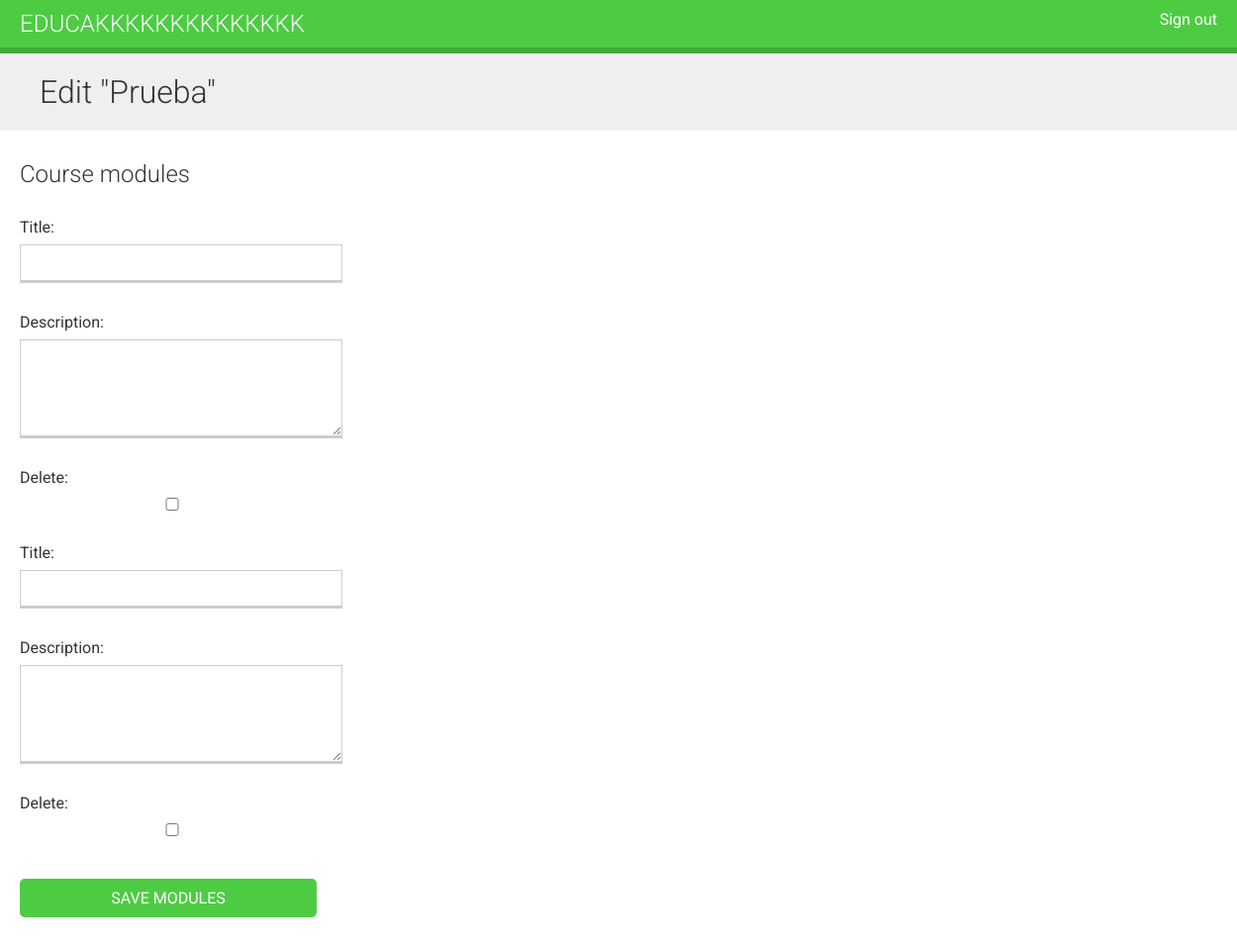
Before: /course/8/module/ (signed in) with the older database file.
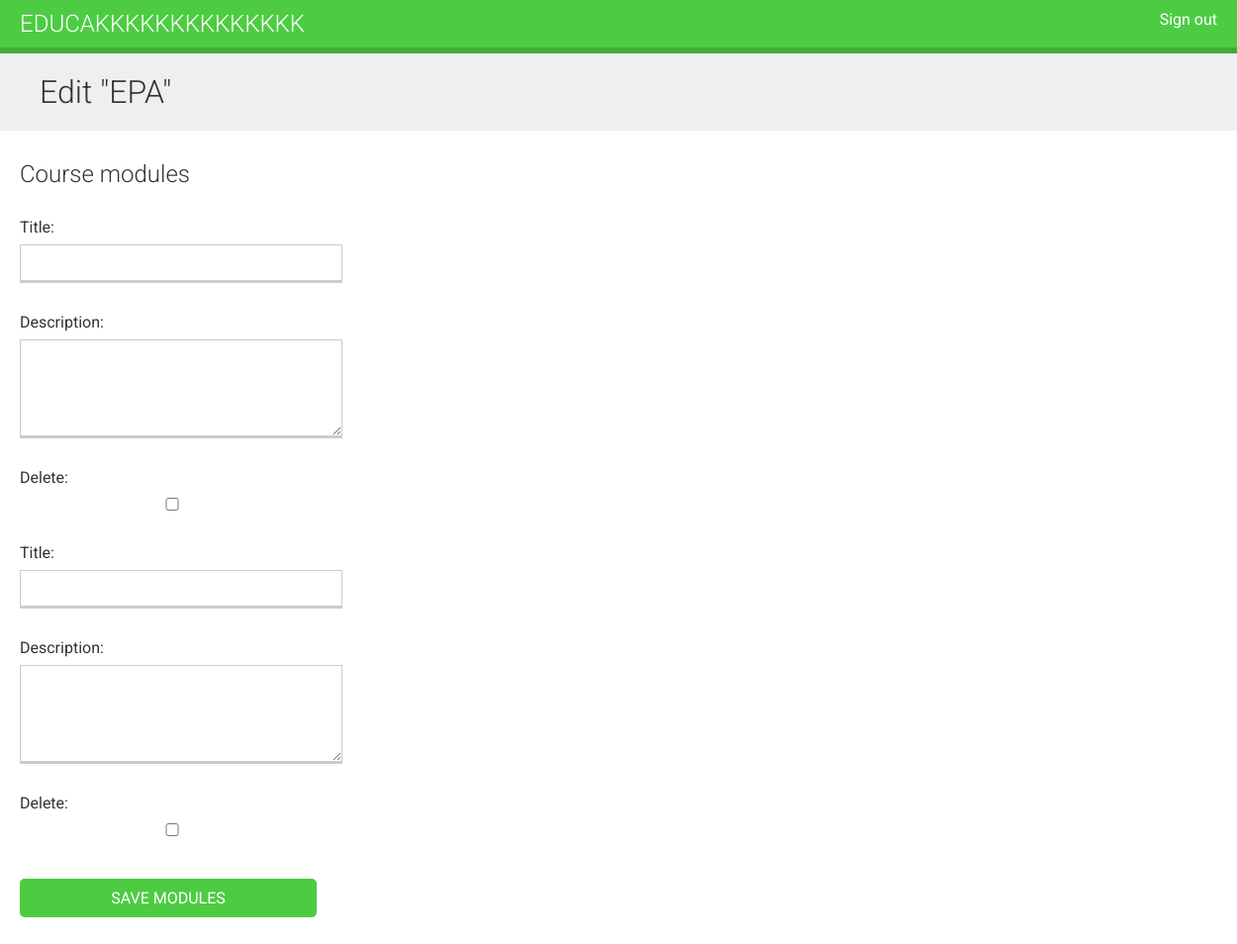
After: the same page with the newer database file.
### courses/models.py (models this page shows, shortened)
class Course(models.Model):
    owner = models.ForeignKey(User,
                              related_name='courses_created',
                              on_delete=models.CASCADE)
    subject = models.ForeignKey(Subject,
                                related_name='courses',
                                on_delete=models.CASCADE)
    title = models.CharField(max_length=200)
    slug = models.SlugField(max_length=200, unique=True)
    overview = models.TextField()
    created = models.DateTimeField(auto_now_add=True)
    students = models.ManyToManyField(User,
                                      related_name='courses_joined',
                                      blank=True)
    class Meta:
        ordering = ['-created']

### courses/views.py (the view, shortened to what this page needs)
class CourseModuleUpdateView(TemplateResponseMixin, View):
    template_name = 'courses/manage/module/formset.html'
    course = None
    def get_formset(self, data=None):
        return ModuleFormSet(instance=self.course, data=data)
    def dispatch(self, request, pk):
        self.course = get_object_or_404(Course,
                                        id=pk,
                                        owner=request.user)
        return super(CourseModuleUpdateView, self).dispatch(request, pk)
    def get(self, request, *args, **kwargs):
        formset = self.get_formset()
        return self.render_to_response({'course': self.course,
                                        'formset': formset})

### courses/templates/courses/manage/module/formset.html (shortened to what this page needs)
{% extends "base.html" %}
{% block content %}
    <h1>Edit "{{ course.title }}"</h1>
    <div class="module">
        <h2>Course modules</h2>
        <form action="" method="post">
            {{ formset.as_p }}
            <input type="submit" class="button" value="Save modules">
        </form>
    </div>
{% endblock %}

Changed rows visible on the page:
changed Course: title "Prueba" → "EPA"
